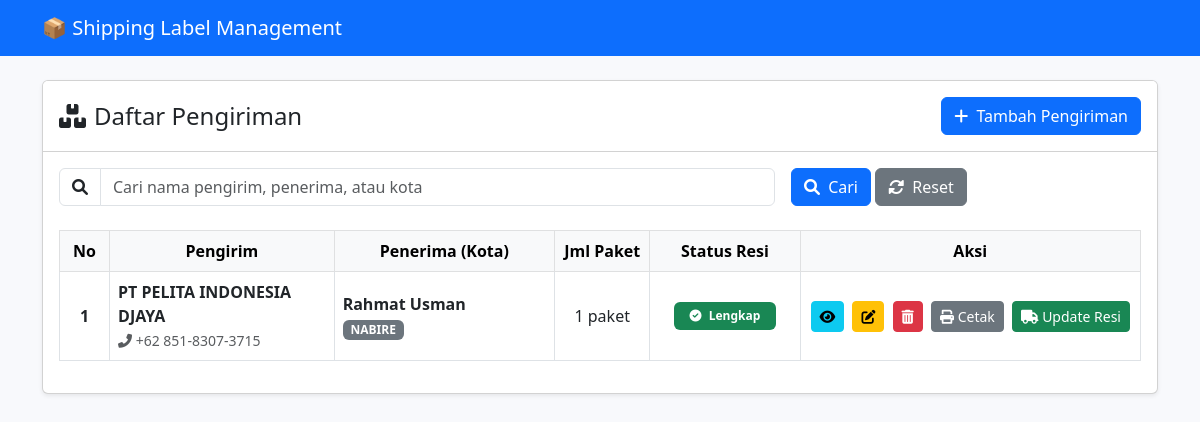
Before: / with the older database file.
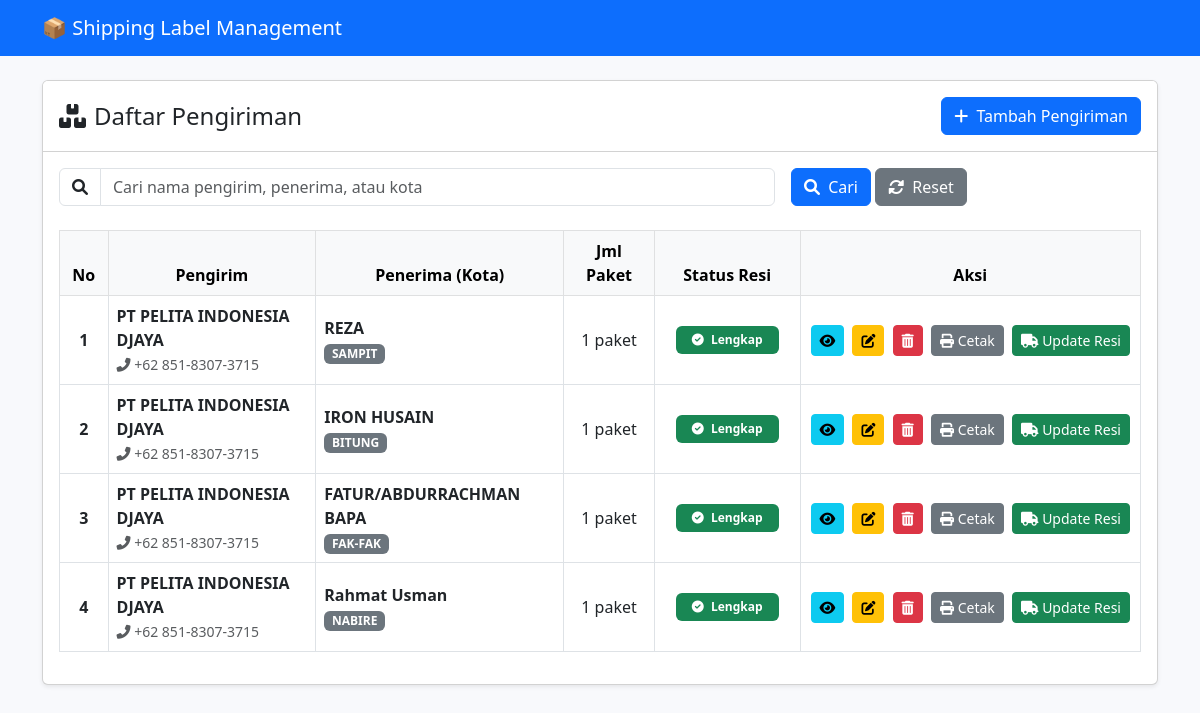
After: the same page with the newer database file.
### tables this page shows
CREATE TABLE `shipments` (
  `id` int NOT NULL,
  `sender_name` varchar(100) NOT NULL,
  `sender_contact` varchar(20) NOT NULL,
  `sender_address` text NOT NULL,
  `receiver_name` varchar(100) NOT NULL,
  `receiver_contact` varchar(20) NOT NULL,
  `receiver_address` text NOT NULL,
  `receiver_city` varchar(50) NOT NULL,
  `package_count` int NOT NULL DEFAULT '1',
  `item_description` text,
  `resi_number` varchar(50) DEFAULT NULL,
  `expedition` varchar(50) DEFAULT NULL,
  `resi_photo` varchar(255) DEFAULT NULL,
  `created_at` datetime DEFAULT CURRENT_TIMESTAMP,
  `updated_at` datetime DEFAULT CURRENT_TIMESTAMP ON UPDATE CURRENT_TIMESTAMP
);

### application/controllers/Shipment.php (called while the page is built, shortened)
<?php
class Shipment extends CI_Controller {
    public function __construct() {
        $this->load->model('Shipment_model');
        $this->load->library('form_validation');
        $this->load->helper('image');
    }
    public function index() {
        $search = $this->input->get('search');
        $data['shipments'] = $this->Shipment_model->get_shipments($search);
        $data['search'] = $search;
        $this->load->view('templates/header');
        $this->load->view('shipments/index', $data);
        $this->load->view('templates/footer');
    }
}

### index.php (called while the page is built, shortened)
<?php
require_once BASEPATH.'core/CodeIgniter.php';

### application/models/Shipment_model.php (called while the page is built, shortened)
<?php
class Shipment_model extends CI_Model {
    public function get_shipments($search = '') {
        $this->db->order_by('id', 'DESC');
        return $this->db->get('shipments')->result_array();
    }
}

### application/views/shipments/index.php (the view, shortened to what this page needs)
<div class="card shadow-sm">
    <div class="card-header bg-white py-3 d-flex justify-content-between align-items-center">
        <h4 class="mb-0"><i class="fas fa-boxes me-2"></i>Daftar Pengiriman</h4>
        <a href="<?= site_url('shipment/create') ?>" class="btn btn-primary">
            <i class="fas fa-plus me-1"></i> Tambah Pengiriman
        </a>
    </div>
    <div class="card-body">
        <form method="get" action="<?= site_url('shipment') ?>" class="row g-3 mb-4">
            <div class="col-md-8">
                <div class="input-group">
                    <span class="input-group-text bg-white"><i class="fas fa-search"></i></span>
                    <input type="text" name="search" class="form-control"
                           placeholder="Cari nama pengirim, penerima, atau kota"
                           value="<?= htmlspecialchars($search) ?>">
                </div>
            </div>
            <div class="col-md-4">
                <button type="submit" class="btn btn-primary">
                    <i class="fas fa-search me-1"></i> Cari
                </button>
                <a href="<?= site_url('shipment') ?>" class="btn btn-secondary">
                    <i class="fas fa-sync-alt me-1"></i> Reset
                </a>
            </div>
        </form>
        <div class="table-responsive">
            <table class="table table-bordered table-hover align-middle">
                <thead class="table-light">
                    <tr class="text-center">
                        <th style="width: 5%">No</th>
                        <th style="width: 25%">Pengirim</th>
                        <th style="width: 25%">Penerima (Kota)</th>
                        <th style="width: 10%">Jml Paket</th>
                        <th style="width: 15%">Status Resi</th>
                        <th style="width: 20%">Aksi</th>
                    </tr>
                </thead>
                <tbody>
                    <?php if(empty($shipments)): ?>
                        <tr>
                            <td colspan="6" class="text-center text-muted py-4">
                                <i class="fas fa-inbox fa-2x mb-2 d-block"></i> Tidak ada data
                            </td>
                        </tr>
                    <?php else: ?>
                        <?php $no = 1; foreach($shipments as $row): ?>
                        <tr>
                            <td class="text-center fw-bold"><?= $no++ ?></td>
                            <td>
                                <strong><?= htmlspecialchars($row['sender_name']) ?></strong><br>
                                <small class="text-muted"><i class="fas fa-phone-alt"></i> <?= htmlspecialchars($row['sender_contact']) ?></small>
                            </td>
                            <td>
                                <strong><?= htmlspecialchars($row['receiver_name']) ?></strong><br>
                                <span class="badge bg-secondary text-uppercase"><?= strtoupper($row['receiver_city']) ?></span>
                            </td>
                            <td class="text-center"><?= $row['package_count'] ?> paket</td>
                            <td class="text-center">
                                <?php if(!empty($row['resi_number']) && !empty($row['expedition'])): ?>
                                    <span class="badge bg-success px-3 py-2"><i class="fas fa-check-circle me-1"></i> Lengkap</span>
                                <?php else: ?>
                                    <span class="badge bg-danger px-3 py-2"><i class="fas fa-times-circle me-1"></i> Belum</span>
                                <?php endif; ?>
                            </td>
                            <td class="table-actions text-nowrap">
                                <a href="<?= site_url('shipment/show/'.$row['id']) ?>" class="btn btn-sm btn-info" title="Detail">
                                    <i class="fas fa-eye"></i>
                                </a>
                                <a href="<?= site_url('shipment/edit/'.$row['id']) ?>" class="btn btn-sm btn-warning" title="Edit">
                                    <i class="fas fa-edit"></i>
                                </a>
                                <a href="<?= site_url('shipment/delete/'.$row['id']) ?>" class="btn btn-sm btn-danger"
                                   onclick="return confirm('Yakin hapus pengiriman ini?')" title="Hapus">
                                    <i class="fas fa-trash-alt"></i>
                                </a>
                                <a href="<?= site_url('shipment/print_label/'.$row['id']) ?>" class="btn btn-sm btn-secondary" title="Cetak Label (A5)">
                                    <i class="fas fa-print"></i> Cetak
                                </a>
                                <button class="btn btn-sm <?= (!empty($row['resi_number']) && !empty($row['expedition'])) ? 'btn-success' : 'btn-danger' ?> btn-resi"
                                        data-id="<?= $row['id'] ?>">
                                    <i class="fas fa-truck"></i>
                                    <?= (!empty($row['resi_number']) && !empty($row['expedition'])) ? 'Update Resi' : 'Isi Resi' ?>
                                </button>
                            </td>
                        </tr>
                        <?php endforeach; ?>
                    <?php endif; ?>
                </tbody>
            </table>
        </div>
    </div>
</div>

### application/views/templates/header.php (shortened to what this page needs)
<!DOCTYPE html>
<html lang="id">
<head>
    <link href="https://cdn.jsdelivr.net/npm/bootstrap@5.3.0/dist/css/bootstrap.min.css" rel="stylesheet">
    <link rel="stylesheet" href="https://cdnjs.cloudflare.com/ajax/libs/font-awesome/6.0.0/css/all.min.css">
</head>
<body>
<nav class="navbar navbar-expand-lg navbar-dark bg-primary">
    <div class="container">
        <a class="navbar-brand" href="<?= site_url('shipment') ?>">📦 Shipping Label Management</a>
    </div>
</nav>
<div class="container mt-4">

### application/views/templates/footer.php (shortened to what this page needs)
</div>
</body>
</html>

### application/views/templates/header.php (style rules this page uses)
body { background-color: #f8f9fc; }
.table-actions .btn { margin: 2px; }

Changed rows visible on the page:
added shipments: sender_name "PT PELITA INDONESIA DJAYA", sender_contact "+62 851-8307-3715", receiver_name "REZA", receiver_city "SAMPIT", package_count "1", expedition "Lion Parcel" (drawn)
added shipments: sender_name "PT PELITA INDONESIA DJAYA", sender_contact "+62 851-8307-3715", receiver_name "IRON HUSAIN", receiver_city "BITUNG", package_count "1", expedition "Lion Parcel" (drawn)
added shipments: sender_name "PT PELITA INDONESIA DJAYA", sender_contact "+62 851-8307-3715", receiver_name "FATUR/ABDURRACHMAN BAPA", receiver_city "FAK-FAK", package_count "1", expedition "Lion Parcel" (drawn)
